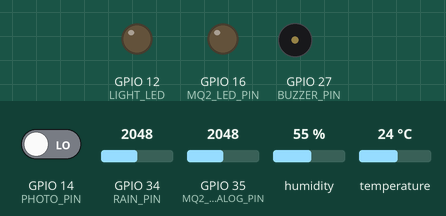
Bench run of a sketch on a simulated ESP32. On the bench: output pins drawn as LEDs (lit = HIGH), buzzer (waves = sounding, pin HIGH). The test bench sets the inputs (shaded band); at power-on: GPIO 14 (PHOTO_PIN) LOW, GPIO 34 (RAIN_PIN) = 2048, GPIO 35 (MQ2_ANALOG_PIN) = 2048, humidity 55 %, temperature 24 °C. WiFi joins after 1.5 s; servers stay silent unless stated; uploads are accepted with an empty reply; what the sketch prints to the serial monitor is not drawn.

Above: at 2.7 s.
2.8 s: GPIO 14 (PHOTO_PIN) driven HIGH
At 5.7 s:
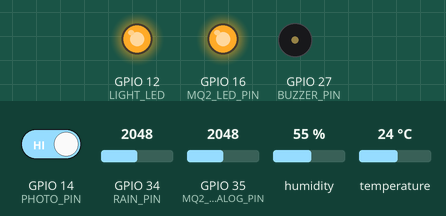
9.0 s: GPIO 34 (RAIN_PIN) set to 440
12.5 s: GPIO 34 (RAIN_PIN) set to 366
At 13.6 s:
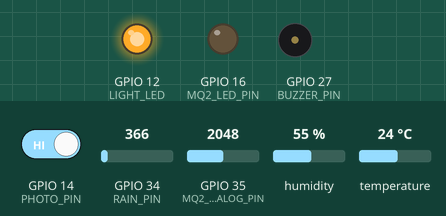
17.0 s: GPIO 14 (PHOTO_PIN) driven LOW
At 18.3 s:
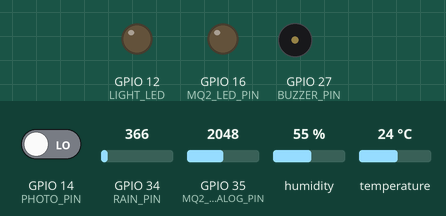
Timing chart, 0 to 19.9 s (numbered marks = the images above; inputs shaded):
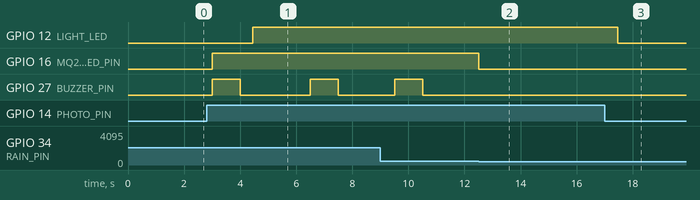

The sketch:

air.ino
```cpp
#include <WiFi.h>
#include <HTTPClient.h>
#include <DHT11.h>
#include <WebSocketsClient.h>

// ================= WIFI =================
const char* WIFI_SSID = "IT911";
const char* WIFI_PASSWORD = "OsamaBenLaden2011";

// ================= BACKEND ENDPOINTS =================
const char* TEMP_ENDPOINT = "http://95.182.118.204:8000/api/temperature";
const char* HUM_ENDPOINT  = "http://95.182.118.204:8000/api/humidity";
const char* GAS_ENDPOINT  = "http://95.182.118.204:8000/api/gas";
const char* RAIN_ENDPOINT = "http://95.182.118.204:8000/api/rain";

// Digital Pins
#define DHTPIN 17
#define MQ2_LED_PIN 16
#define BUZZER_PIN 27
#define PHOTO_PIN  14
#define LIGHT_LED  12

// Analog Pins
#define RAIN_PIN 34
#define MQ2_ANALOG_PIN 35

DHT11 dht11(DHTPIN);
WebSocketsClient webSocket;

bool autoMode = true;
bool isLight = false;

// ================= TIMERS =================
unsigned long lastDHTTime = 0;
unsigned long lastGasTime = 0;
unsigned long lastRainTime = 0;
unsigned long lastLightTime = 0;

const long DHT_INTERVAL = 5000;
const long GAS_INTERVAL = 3000;
const long RAIN_INTERVAL = 4000;
const long LIGHT_INTERVAL = 2000;

void turnOnLight() {
    digitalWrite(LIGHT_LED, HIGH);
    isLight = true;
}

void turnOffLight() {
    digitalWrite(LIGHT_LED, LOW);
    isLight = false;
}

int readLightLevel() {
    return digitalRead(PHOTO_PIN);
}

void proccessLight() {
    int lightLevel = readLightLevel();
    Serial.println("Light");
    if (autoMode) {
      Serial.println(lightLevel);
        if (lightLevel == HIGH) {
            turnOnLight();
        } else {
            turnOffLight();
        }
    }

    // sendLightLevel(lightLevel);
    // sendLightStatus();
    // sendLightMode();
}

void sendLightStatus() {
    String payload = "{\"type\":\"light_status\", \"value\":" + String(isLight ? 1 : 0) + "}";
    webSocket.sendTXT(payload);
}
void sendLightMode() {
    String payload = "{\"type\":\"light_mode\", \"value\":" + String(autoMode ? 1 : 0) + "}";
    webSocket.sendTXT(payload);
}
void sendLightLevel(int lightLevel) {
    String payload = "{\"type\":\"light_level\",\"value\":" + String(lightLevel) + "}";
    webSocket.sendTXT(payload);
}

int readHumidity() {
  return dht11.readHumidity();
}

int readTemperature() {
  return dht11.readTemperature();
}

int detectGas() {
  return analogRead(RAIN_PIN);
}

int detectRain() {
  return analogRead(MQ2_ANALOG_PIN);
}

void startBuzzer() {
    digitalWrite(BUZZER_PIN, HIGH);
    delay(1000);
    digitalWrite(BUZZER_PIN, LOW);
}

void runGasWarningSystem(int gasValue) {
    if (gasValue > 400) {
        digitalWrite(MQ2_LED_PIN, HIGH);
        startBuzzer();
    } else {
        digitalWrite(MQ2_LED_PIN, LOW);
    }
}

void connectToWiFi() {
  WiFi.begin(WIFI_SSID, WIFI_PASSWORD);
  Serial.print("Connecting to WiFi");

  while (WiFi.status() != WL_CONNECTED) {
    delay(500);
    Serial.print(".");
  }

  Serial.println("\n✅ WiFi Connected");
  Serial.println(WiFi.localIP());
}

// ================= HTTP SEND =================
void sendHTTP(const char* url, String payload) {
  if (WiFi.status() == WL_CONNECTED) {
    HTTPClient http;

    http.begin(url);
    http.addHeader("Content-Type", "application/json");

    int httpResponseCode = http.POST(payload);

    Serial.println("POST -> " + String(url));
    Serial.println("Payload: " + payload);
    Serial.println("Response: " + String(httpResponseCode));

    http.end();
  }
}

// ================= SEND FUNCTIONS =================
void sendTemperature() {
  float temp = readTemperature();
  if (isnan(temp)) return;

  String payload = "{\"value\":" + String(temp) + "}";
  sendHTTP(TEMP_ENDPOINT, payload);
}

void sendHumidity() {
  float hum = readHumidity();
  if (isnan(hum)) return;

  String payload = "{\"value\":" + String(hum) + "}";
  sendHTTP(HUM_ENDPOINT, payload);
}

void sendGas(int gas) {
  String payload = "{\"value\":" + String(gas) + "}";
  sendHTTP(GAS_ENDPOINT, payload);
}

void sendRain() {
  int rain = detectRain();
  String payload = "{\"value\":" + String(rain) + "}";
  sendHTTP(RAIN_ENDPOINT, payload);
}
void webSocketEvent(WStype_t type, uint8_t * payload, size_t length) {
  if (type == WStype_TEXT) {
    String msg = String((char*)payload);
    Serial.println("WS -> " + msg);

    // ======== ЗАПРОС РЕЖИМА =========
    if (msg == "LIGHT:MODE") {
      if (autoMode) {
        webSocket.sendTXT("LIGHT:AUTO");
      } else {
        webSocket.sendTXT("LIGHT:MANUAL");
      }
    }

    // ======== УСТАНОВКА РЕЖИМА =========
    if (msg == "LIGHT:AUTO") {
      autoMode = true;
      webSocket.sendTXT("LIGHT:AUTO");
    }

    if (msg == "LIGHT:MANUAL") {
      autoMode = false;
      webSocket.sendTXT("LIGHT:MANUAL");
    }
    if (msg=="LIGHT:INFO"){
      if (isLight) {
        webSocket.sendTXT("LIGHT:ON");
      }
      else {
        webSocket.sendTXT("LIGHT:OFF");
      }
    }
    // ======== УПРАВЛЕНИЕ СВЕТОМ (ТОЛЬКО В MANUAL) =========
    if (!autoMode) {
      if (msg == "LIGHT:ON") {
        turnOnLight();
      }

      if (msg == "LIGHT:OFF") {
        turnOffLight();
      }
    }
  }
}

void startWebSocket() {
  webSocket.begin("95.182.118.204", 8000, "/ws/");
  webSocket.onEvent(webSocketEvent);
}

void setup() {
    Serial.begin(9600);

    pinMode(MQ2_LED_PIN, OUTPUT);
    pinMode(BUZZER_PIN, OUTPUT);
pinMode(PHOTO_PIN, INPUT);
  pinMode(LIGHT_LED, OUTPUT);
    connectToWiFi();
    startWebSocket();

}

void loop() {

    webSocket.loop();
    unsigned long currentMillis = millis();

    if (currentMillis - lastDHTTime >= DHT_INTERVAL) {
        lastDHTTime = currentMillis;
        sendTemperature();
        sendHumidity();
    }

    if (currentMillis - lastGasTime >= GAS_INTERVAL) {
        lastGasTime = currentMillis;
        int gas = detectGas();
        runGasWarningSystem(gas);
        sendGas(gas);
    }

    if (currentMillis - lastRainTime >= RAIN_INTERVAL) {
        lastRainTime = currentMillis;
        sendRain();
    }
    if (currentMillis - lastLightTime >= LIGHT_INTERVAL) {
        lastLightTime = currentMillis;
        proccessLight();
    }
}
```

Measured:
- the behaviour switches between 401 and 400 on GPIO 34 (RAIN_PIN) (found by bisection; images 1 and 2)
- after the input at 2.8 s, GPIO 12 (LIGHT_LED): LOW → HIGH after 1.7 s
- after the input at 12.5 s, GPIO 16 (MQ2_LED_PIN): HIGH → LOW at once; GPIO 27 (BUZZER_PIN): stops changing and stays LOW
- after the input at 17.0 s, GPIO 12 (LIGHT_LED): HIGH → LOW after 0.46 s
- by itself, GPIO 27 (BUZZER_PIN): alternates HIGH for 1.0 s and LOW for 2.5 s
